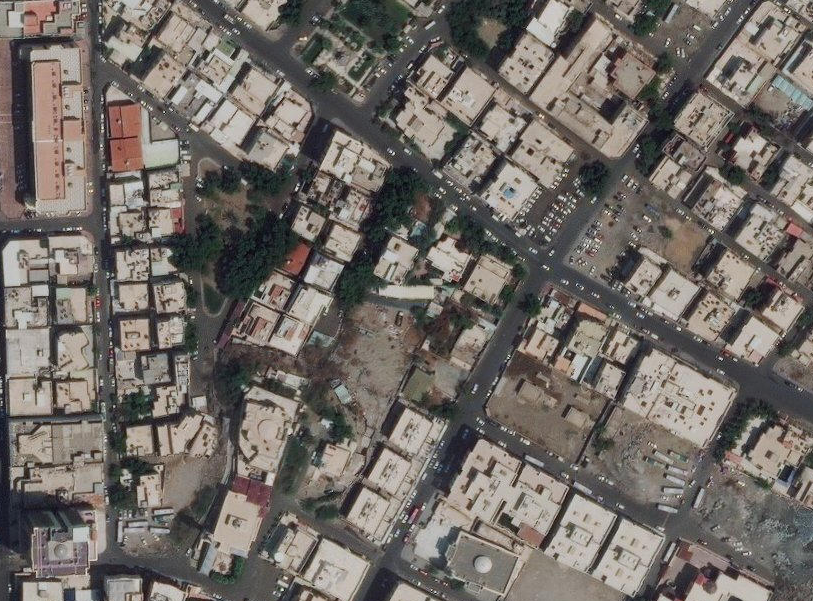
#> input picture data/val/sat/test_pic_2.tif, 813 x 601 px, given as the content of the folder /sakaka/satellite_images/retiled_geotiffs/Dawmat_Al_Jandal/0, which was not available
$ python shapes_frame.py
#> lines starting #> are read from the running program, lines starting #| are printed output that depends on the picture; after the words box and inside, x2 and y2 are one past the last pixel; in counts of white or black regions, pixels touching at a corner belong together; pictures that were not available may be replaced by others from this repository, and a replacement may not be noted
import cv2
import os
import numpy as np


err_thresh = np.inf
coef = 0.25

sat_folder = os.path.normpath('/storage/_pdata/sakaka/satellite_images/retiled_geotiffs/Dawmat_Al_Jandal/0/')
map_folder = os.path.normpath('/storage/_pdata/sakaka/satellite_images/retiled_geotiffs/Dawmat_Al_Jandal/0_map/')
sat2_folder = os.path.normpath('../data/contours/sat/')
heat_folder = os.path.normpath('../data/contours/heat/')
output_folder = os.path.normpath('../data/contours/cont/')

sat_files = sorted([f for f in os.listdir(sat_folder) if os.path.isfile(os.path.join(sat_folder, f))])
map_files = sorted([f for f in os.listdir(map_folder) if os.path.isfile(os.path.join(map_folder, f))])
heat_files = sorted([f for f in os.listdir(heat_folder) if os.path.isfile(os.path.join(heat_folder, f))])
nsats = len(sat_files)
nheats = len(heat_files)

def resize_cont(cont, coef):
    mu = cont[:, 0, :].mean(0)
    cont_new = cont.copy() * (1 + coef)
    cont_new[:, 0, :] += (mu - cont_new[:, 0, :].mean(0)).reshape(1, -1)
    cont_new[cont_new < 0] = 0
    return cont_new.astype(np.int32)


crops_sat = []
crops_mask = []
count = 0
print('Collecting marked buildings...')
for i in range(nsats):
    sat = cv2.imread(os.path.join(sat_folder, sat_files[i]), cv2.IMREAD_GRAYSCALE)
#> sat: shape (601, 813); min 1, max 249, mean 108.3
    mask = cv2.imread(os.path.join(map_folder, map_files[i]), cv2.IMREAD_GRAYSCALE)
    mask[mask > 0] = 255
#> mask: shape (601, 813); every value is 255
    cont = cv2.findContours(mask, cv2.RETR_TREE, cv2.CHAIN_APPROX_SIMPLE)[1]
#> cont = [[[0, 0], [0, 600], [812, 600], [812, 0]]]
    if len(cont) > 0:
        for k in range(len(cont)):
            count += 1
            crop = sat[cont[k][:, 0, 1].min():(cont[k][:, 0, 1].max() + 1),
                       cont[k][:, 0, 0].min():(cont[k][:, 0, 0].max() + 1)].copy()
            crop_mask = mask[cont[k][:, 0, 1].min():(cont[k][:, 0, 1].max() + 1),
                             cont[k][:, 0, 0].min():(cont[k][:, 0, 0].max() + 1)].copy()
            crops_sat.append(crop)
            crops_mask.append(crop_mask)
#> this loop made 1 pass
#> count on pass 1: 1
#> after the loop, count = 1; crops_mask = 1 item; crops_sat = 1 item

print('Processing images...')
ncrops = len(crops_sat)
#> ncrops = 1
for i in range(nheats):
    sat = cv2.imread(os.path.join(sat2_folder, heat_files[i][8:]), cv2.IMREAD_GRAYSCALE)
    heat = cv2.imread(os.path.join(heat_folder, heat_files[i]), cv2.IMREAD_GRAYSCALE)
    heat[heat < 125] = 0
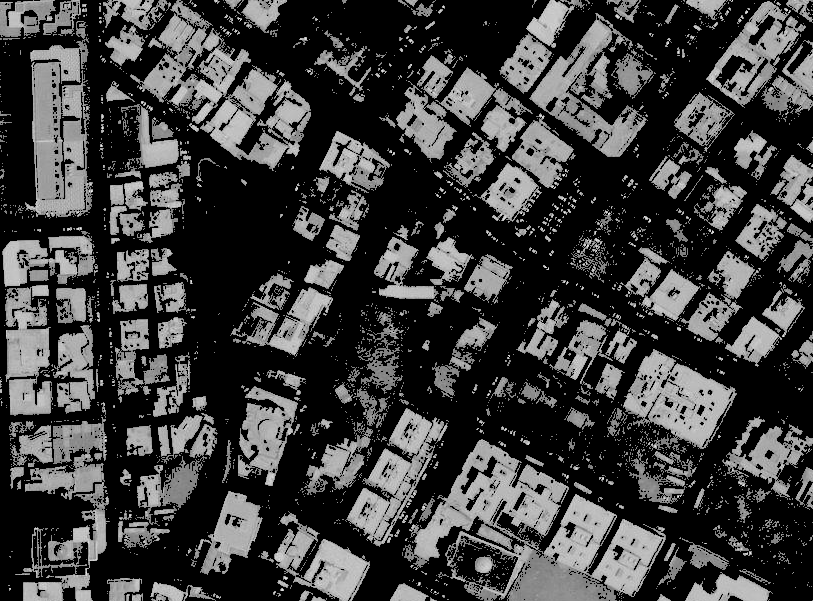
#> heat: shape (601, 813); min 0, max 249, mean 62.9
    heat[heat > 0] = 255
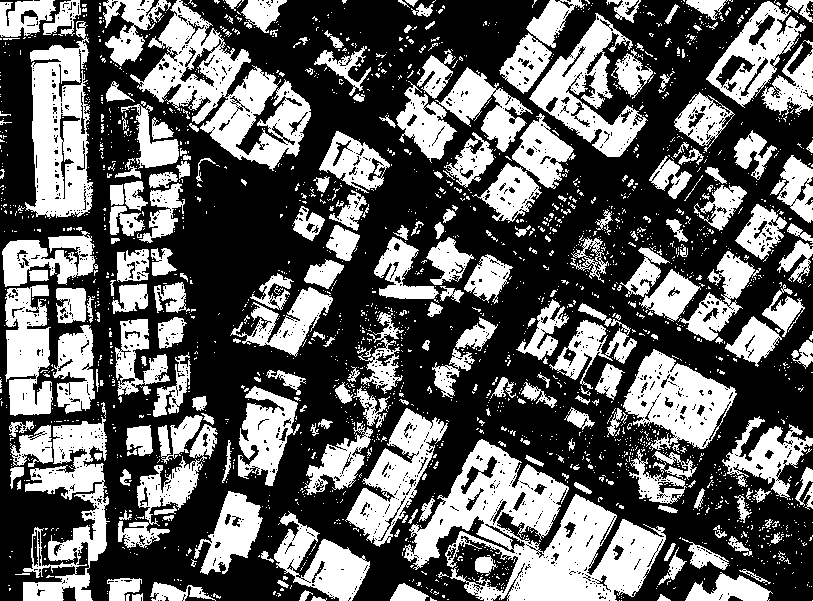
#> heat: shape (601, 813); 38.6% white; 2218 white regions (1951 under 20 px)
    cont = cv2.findContours(heat, cv2.RETR_TREE, cv2.CHAIN_APPROX_SIMPLE)[1]
#> cont = 4976 contours, 4563 with area under 20; largest, box (x1, y1, x2, y2) and area: (403, 439, 666, 601) 19628, (130, 0, 311, 171) 11436, (25, 21, 93, 219) 8566, (23, 417, 110, 601) 6978, (623, 349, 737, 451) 6389
    if len(cont) > 0:
        for k in range(len(cont)):
            print('Image {}/{}, contour #{}/{}'.format(i + 1, nheats, k + 1, len(cont)))
            cont[k] = resize_cont(cont[k], coef)
            crop = sat[cont[k][:, 0, 1].min():(cont[k][:, 0, 1].max() + 1),
                       cont[k][:, 0, 0].min():(cont[k][:, 0, 0].max() + 1)].copy()
            # hist = cv2.calcHist([crop], [0], None, [64], [0, 256]).flatten()
            err = np.array([((crop - cv2.resize(crops_sat[j], (crop.shape[1], crop.shape[0]))) ** 2).sum()
                            for j in range(ncrops)], np.float64)
            if err.min() < err_thresh:
                heat[cont[k][:, 0, 1].min():(cont[k][:, 0, 1].max() + 1),
                     cont[k][:, 0, 0].min():(cont[k][:, 0, 0].max() + 1)] = \
                    cv2.resize(crops_mask[err.argmin()], (crop.shape[1], crop.shape[0]))
#> this loop made 4976 passes
#> (mu in resize_cont, crop, err) on passes 1 to 3: ([812, 600], [127], [201]), ([621, 600], [130], [164]), ([619, 600], [132], [64])
#| Image 1/1, contour #1/4976
#| Image 1/1, contour #2/4976
#| Image 1/1, contour #3/4976
#| Image 1/1, contour #4/4976
#| Image 1/1, contour #5/4976
#| Image 1/1, contour #6/4976
#| Image 1/1, contour #7/4976
#| Image 1/1, contour #8/4976
#> (further printed lines are left out)
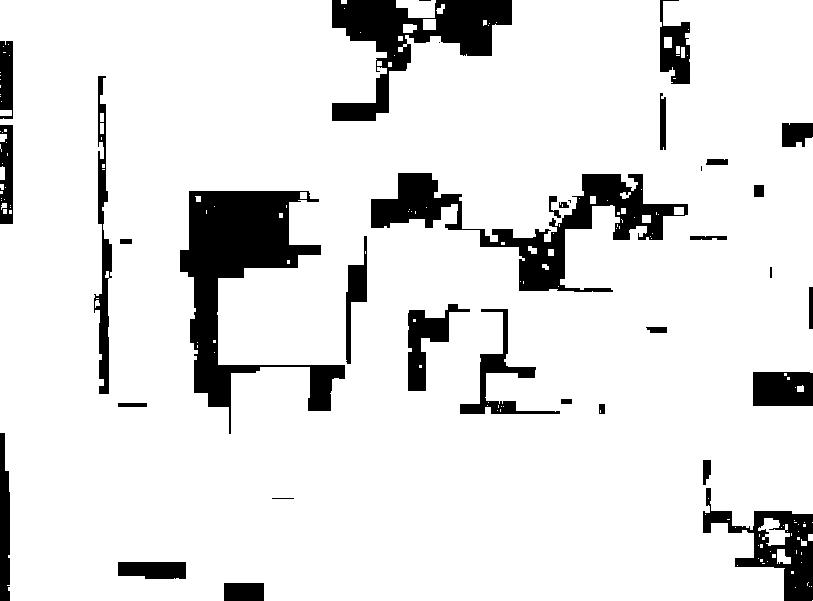
#> heat: shape (601, 813); 88.7% white; 35 black regions (4 under 20 px)
#> after the loop, cont = 4976 contours, 4373 with area under 20; largest, box (x1, y1, x2, y2) and area: (374, 414, 703, 616) 30680, (106, 0, 332, 191) 17411, (13, 0, 98, 243) 13328, (10, 394, 118, 623) 10874, (611, 333, 753, 460) 9986
    cv2.imwrite(os.path.join(output_folder, 'corr_' + heat_files[i][8:]), heat)

$ run again, on data/val/sat/train_2.tif
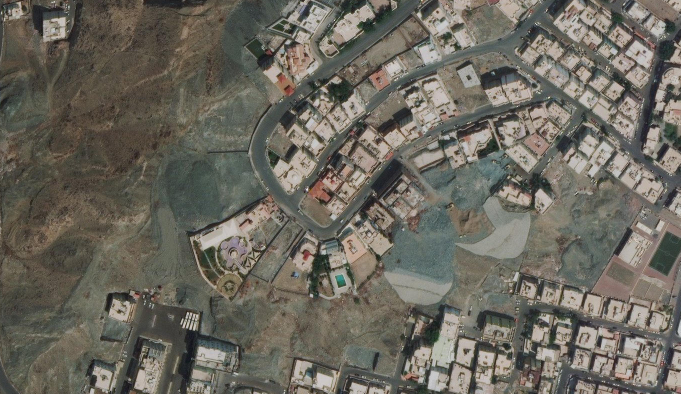
#> input picture data/val/sat/train_2.tif, 1361 x 787 px, given as the content of the folder /sakaka/satellite_images/retiled_geotiffs/Dawmat_Al_Jandal/0, which was not available (shown at 1/2 size)
#> mask: shape (787, 1361); every value is 255
#> `cont = cv2.findContours(mask, cv2.RETR_TREE, cv2.CHAIN_APPROX_SIMPLE)[1]`: cont = [[[0, 0], [0, 786], [1360, 786], [1360, 0]]]
#> the loop `for k in range(len(cont)):` made 1 pass
#> count on pass 1: 1
#> after the loop `for k in range(len(cont)):`: count = 1; crops_mask = 1 item
#> ncrops = 1
#> `heat[heat > 0] = 255`:
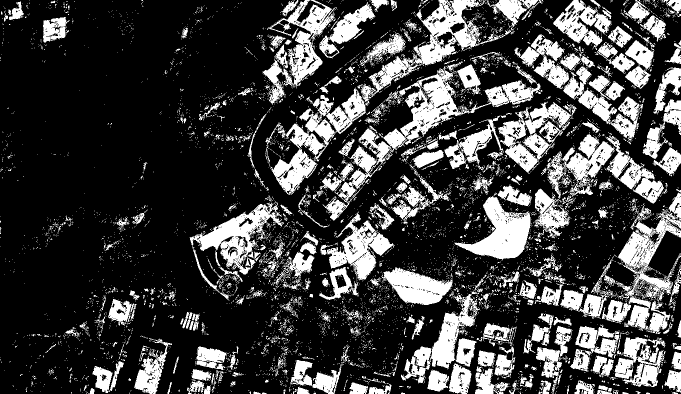
#> heat: shape (787, 1361) (shown at 1/2 size); 25.7% white; 6657 white regions (6178 under 20 px)
#> `cont = cv2.findContours(heat, cv2.RETR_TREE, cv2.CHAIN_APPROX_SIMPLE)[1]`: cont = 11262 contours, 10611 with area under 20; largest, box (x1, y1, x2, y2) and area: (721, 0, 1023, 204) 12625, (531, 175, 732, 390) 12500, (996, 203, 1142, 348) 10596, (1182, 385, 1361, 605) 9724, (379, 404, 568, 601) 9549
#> the loop `for k in range(len(cont)):` made 11262 passes
#> (crop, err) on passes 1 to 3: ([[94, 139, 134, 145, 140, 132]], [695]), ([129], [144]), ([129], [144])
#> (printed output is left out)
#> after the loop `for k in range(len(cont)):`:
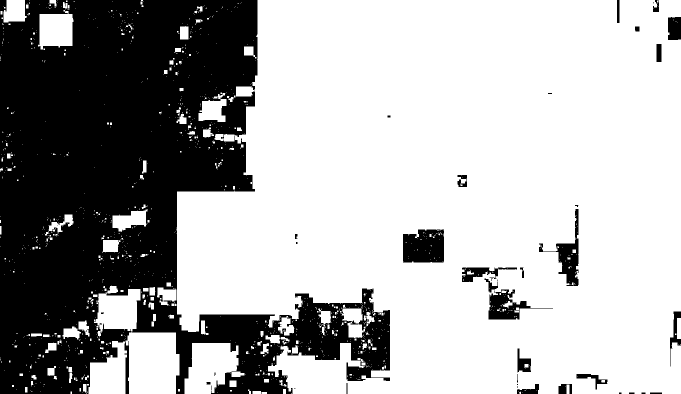
#> heat: shape (787, 1361) (shown at 1/2 size); 67.4% white; 44 black regions (18 under 20 px)
#> after the loop `for k in range(len(cont)):`: cont = 11262 contours, 10332 with area under 20; largest, box (x1, y1, x2, y2) and area: (510, 151, 761, 419) 19490, (682, 0, 1059, 231) 17771, (978, 188, 1160, 369) 16552, (1157, 348, 1380, 623) 15217, (354, 383, 590, 629) 14906
